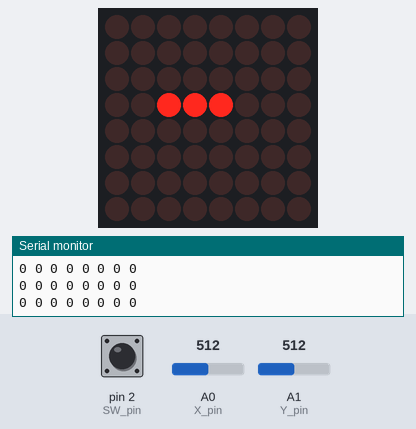
Bench run of a sketch on a simulated Arduino Uno, built with avr-gcc and run on an emulated ATmega328P. Parts: 8×8 LED matrix, the last lines printed to the serial monitor. The inputs (shaded band) are chosen by the test bench; at power-on: A1 (Y_pin) = 512, pin 2 (SW_pin) HIGH, A0 (X_pin) = 512. Random numbers use the default seed unless the sketch sets one.

Above: at 1.2 s.
1.3 s: A1 (Y_pin) set to 887
3.6 s: A1 (Y_pin) set to 915
At 4.32 s:
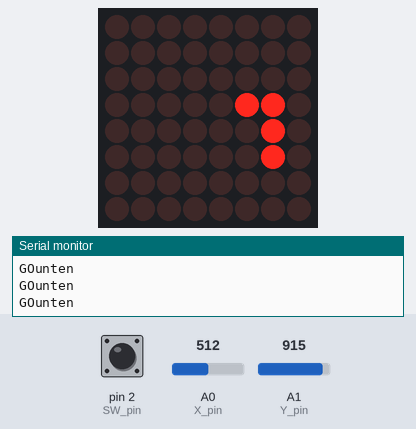
5.9 s: pin 2 (SW_pin) pulled LOW for 0.15 s
At 6.36 s:
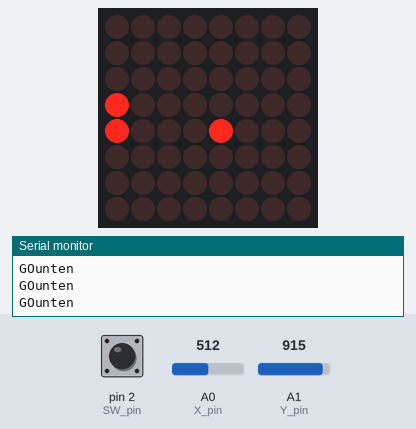
6.6 s: pin 2 (SW_pin) pulled LOW for 1 s
At 7.13 s:
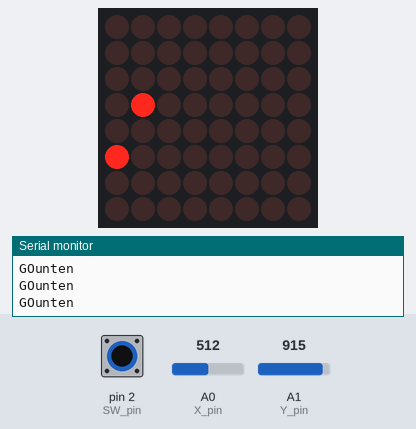
8.2 s: pin 2 (SW_pin) pulled LOW for 0.15 s
At 8.65 s:
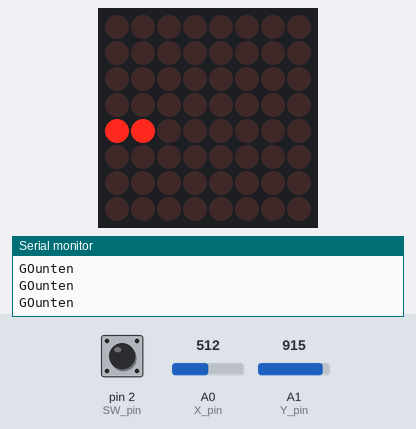
8.9 s: A1 (Y_pin) set to 90
At 9.7 s:
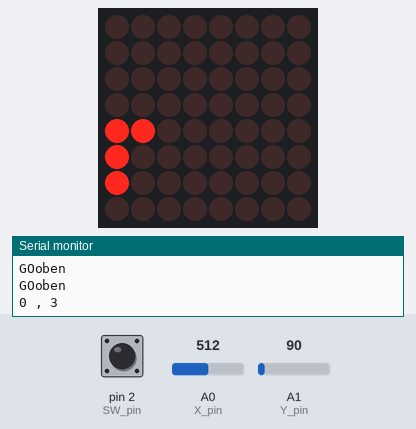
Timing chart, 0 to 11.9 s (numbered marks = the images above; inputs shaded):
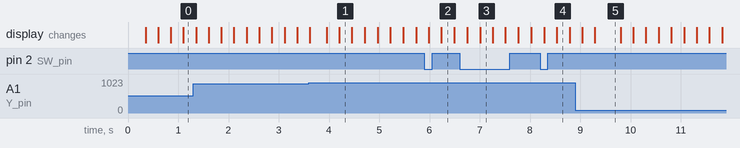

Measured:
- the behaviour switches between 900 and 901 on A1 (Y_pin) (found by bisection; images 0 and 1)
- what the display in image 5 shows lasts 0.5 s, from 9.3 s to 9.8 s

The sketch:

snaker.ino
```cpp
#include "LedControl.h"

unsigned long curMil = 0;   //für besseren UserInput
unsigned long prevMil = 0;  //Milis statt delay

const int SW_pin = 2; // digital pin connected to switch output
const int X_pin = 0;  // ANALog pin connected to X output
const int Y_pin = 1;  // ANALog pin connected to Y output

LedControl lc=LedControl(12,10,11,1); //ledScreenPins

/* we always wait a bit between updates of the display */
unsigned long delaytime1=500;
unsigned long delaytime2=50;

byte karte [8][8];  //Map auf der alles abgebildet wird
short player [3];   //x, y, dir {1=links, 2=rechts, 3=oben, 4=unten)
byte food [3];      //x, y, iz da {0=nein, 1=ja}
byte score = 0;     //offensichtlich wofür diese var zuständig ist
byte taiL = 2;      //Tail length (darf irgendwie nicht 1 sein)
byte tailX[64];
byte tailY[64];

void setup() {
  randomSeed(analogRead(0));  //random einleiten
  Serial.begin(9600);         //SerialScreen auf 9600
  pinMode(SW_pin, INPUT);     //JOYSTICK SETUP
  digitalWrite(SW_pin, HIGH); //JOYSTICK SETUP

  lc.shutdown(0,false); //The MAX72XX is in power-saving mode on startup, we have to do a wakeup call
  lc.setIntensity(0,8); //Set the brightness to a medium values
  lc.clearDisplay(0);   //and clear the display     SCREENSETUP

  reset();
}

void loop() {
  curMil = millis();
  GenerateFood();
  GetPlayerInput();
  if((curMil - prevMil) > 250){
    prevMil = curMil;
    Think();
    DrawSerialKarte();
    DrawKarte();
  }
}

void reset(){
  score = 0;
  for(int x=0; x<8; x++){
    for(int y=0; y<8; y++){
      karte[x][y] = 0;
    }
  }
  for(int c=0; c<64; c++){
    tailX[c] = 0;
    tailX[c] = 0;
  }
  player[0] = 0;    //x = 3
  player[1] = 3;    //y = 2
  player[2] = 2;   //dir = rechts
  food[2] = 0;
  GenerateFood();
}

void GenerateFood(){
  if(food[2] == 0){
    int foodX = random(7);
    int foodY = random(7);
    if(player[0] == foodX && player[1] == foodY){ //check ob auf Spieler
      GenerateFood();                             //dann neu
    }
    food[0] = foodX;
    food[1] = foodY;
    food[2] = 1;
    karte[food[1]][food[0]] = 2;
  }
}

void GetPlayerInput(){
  if(analogRead(X_pin)<100){  //links
    player[2] = 1;
    Serial.println("GOlinks");
  }
  if(analogRead(X_pin)>900){  //rechts
    player[2] = 2;
    Serial.println("GOrechts");
  }
  if(analogRead(Y_pin)<100){  //oben
    player[2] = 3;
    Serial.println("GOoben");
  }
  if(analogRead(Y_pin)>900){  //unten
    player[2] = 4;
    Serial.println("GOunten");
  }
  if(digitalRead(SW_pin)==0){
    //Serial.println("GOreset");
    reset();
  }
}

void Think(){
  byte prevX = tailX[0];
  byte prevY = tailY[0];
  byte pre2X, pre2Y;
  tailX[0] = player[0];
  tailY[0] = player[1];
  for(int i=1; i<taiL; i++){
    pre2X = tailX[i];
    pre2Y = tailY[i];
    tailX[i] = prevX;
    tailY[i] = prevY;
    prevX = pre2X;
    prevY = pre2Y;
  }
  karte[prevY][prevX] = 0;
  karte[pre2Y][pre2X] = 0;

  if(player[2] == 1 && player [0] > -1)
    {player[0]--;}
  if(player[2] == 1 && player [0] == -1)
    {player[0]=7;}
  if(player[2] == 2 && player [0] < 8)
    {player[0]++;}
  if(player[2] == 2 && player [0] == 8)
    {player[0]=0;}
  if(player[2] == 3 && player [1] > -1)
    {player[1]--;}
  if(player[2] == 3 && player [1] == -1)
    {player[1]=7;}
  if(player[2] == 4 && player [1] < 8)
    {player[1]++;}
  if(player[2] == 4 && player [1] == 8)
    {player[1]=0;}

  if(player[0] == food[0] && player[1] == food[1]){
    food[2]=0;
    score++;
    taiL++;
  }

  for(int x; x < taiL; x++){
    for(int y; y < taiL; y++){
      //if(player[0] ==
    }
  }

  karte[player[1]][player[0]] = 1;

  for(int a = 0; a < taiL; a++){
    karte[tailY[1]][tailX[0]] = 1;
  }
}

void DrawKarte(){
  for(int i=0; i<8; i++){
    for(int k=0; k<8; k++){
      lc.setLed(0,i,k,karte[i][k]);
      if(karte[i][k] == 2 && curMil%2==0)
        {lc.setLed(0,i,k,0);}   //food blinkt
    }
  }
}

void DrawSerialKarte(){
  Serial.print(player[0]);
  Serial.print(" , ");
  Serial.print(player[1]);
  Serial.println();
  Serial.println();
  for(int i=0; i<8; i++){
    for(int k=0; k<8; k++){
      Serial.print(karte[i][k]);
      Serial.print(" ");
    }
    Serial.println();
  }
  Serial.print("\n\n");
}


/*
 * 2DO: anfangs blinken wenn's losgeht
 *      Tail überarbeiten
 *      Rail Hit
 *      FoodSpawn (on Tail)
 *      reset
 *      Messages
 *
 * BUG: Manchmal erscheint Food nicht
 *      das mit der 1 bei taiL
 *
 *      MENU:
 *        Blinkt in Tickgeschwindigkeit
 *        Hoch langsamer
 *        runter schneller
 *        rechts los/Start
*/
```
